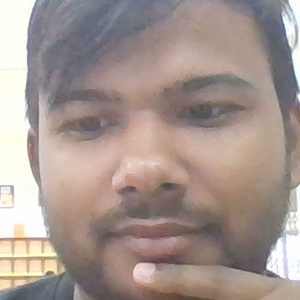
#> input picture backend/data/known_faces/Ashish_Gupta_13.jpg, 300 x 300 px, given in place of the camera
$ python capture_faces.py backend/data/known_faces/Ashish_Gupta_13.jpg backend/data/known_faces/Ashish_Gupta_13.jpg backend/data/known_faces/Ashish_Gupta_13.jpg backend/data/known_faces/Ashish_Gupta_13.jpg   (older library calls are emulated)
#> lines starting #> are read from the running program, lines starting #| are printed output that depends on the picture; after the words box and inside, x2 and y2 are one past the last pixel; in counts of white or black regions, pixels touching at a corner belong together
### camera_utils.py
import cv2
import time
import numpy as np

def get_working_camera(preferred_index=0):
    """
    Attempts to find and return a working OpenCV VideoCapture instance.
    Probes indices 0, 1, 2 across backends CAP_DSHOW, CAP_ANY, CAP_MSMF.
    Returns (cap, active_index, active_backend_name).
    """
#> called with preferred_index = 0
    backends = [
        (cv2.CAP_DSHOW, "DirectShow"),
        (cv2.CAP_ANY, "Auto/ANY"),
        (cv2.CAP_MSMF, "MediaFoundation")
    ]
    indices = [preferred_index] + [i for i in [0, 1, 2] if i != preferred_index]

    for idx in indices:
        for backend_id, name in backends:
            try:
                cap = cv2.VideoCapture(idx, backend_id)
                if cap.isOpened():
                    # Warm up camera briefly
                    time.sleep(0.2)
                    for _ in range(5):
                        ret, frame = cap.read()
                        if ret and frame is not None and frame.size > 0:
                            print(f"[Camera Utils] Successfully connected to Camera Index {idx} using {name}.")
                            return cap, idx, name
#> this loop made 1 pass
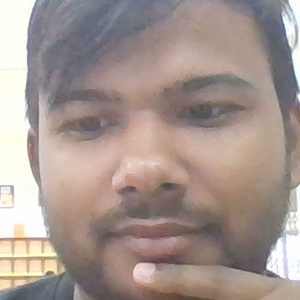
#> input picture backend/data/known_faces/Ashish_Gupta_13.jpg, 300 x 300 px, given in place of the camera
                    cap.release()
            except Exception as e:
                print(f"[Camera Utils] Failed probe on Index {idx} ({name}): {e}")

    print("[Camera Utils] WARNING: No physical camera returned frames.")
    return None, -1, "None"

# [25 lines left out: function create_synthetic_frame, not called in this run]

# [7 lines that do not run on import are left out]

### database.py
import sqlite3
import os
from datetime import datetime

DB_PATH = 'attendance.db'

def get_db_connection():
    """Returns a SQLite database connection with row factory configured."""
    conn = sqlite3.connect(DB_PATH)
    conn.row_factory = sqlite3.Row
    return conn

def init_db():
    """Initializes the database schema if tables do not exist."""
    with get_db_connection() as conn:
        cursor = conn.cursor()

        # Students table
        cursor.execute('''
            CREATE TABLE IF NOT EXISTS students (
                id INTEGER PRIMARY KEY AUTOINCREMENT,
                student_id TEXT UNIQUE NOT NULL,
                name TEXT NOT NULL,
                department TEXT DEFAULT 'General',
                email TEXT DEFAULT '',
                photo_path TEXT DEFAULT '',
                created_at TIMESTAMP DEFAULT CURRENT_TIMESTAMP
            )
        ''')

        # Attendance table
        cursor.execute('''
            CREATE TABLE IF NOT EXISTS attendance (
                id INTEGER PRIMARY KEY AUTOINCREMENT,
                student_id TEXT NOT NULL,
                name TEXT NOT NULL,
                department TEXT DEFAULT 'General',
                date TEXT NOT NULL,
                time TEXT NOT NULL,
                timestamp DATETIME DEFAULT CURRENT_TIMESTAMP,
                status TEXT DEFAULT 'Present',
                confidence REAL DEFAULT 0.0,
                email_sent INTEGER DEFAULT 0
            )
        ''')

        conn.commit()
    print("[Database] SQLite database initialized successfully.")

# --- Student CRUD Functions ---

def add_student(student_id, name, department='General', email='', photo_path=''):
    """Inserts or updates a student record in the database."""
    with get_db_connection() as conn:
        cursor = conn.cursor()
        cursor.execute('''
            INSERT INTO students (student_id, name, department, email, photo_path)
            VALUES (?, ?, ?, ?, ?)
            ON CONFLICT(student_id) DO UPDATE SET
                name=excluded.name,
                department=excluded.department,
                email=excluded.email,
                photo_path=excluded.photo_path
        ''', (str(student_id), name, department, email, photo_path))
        conn.commit()
    return True

# [89 lines left out: functions get_all_students, get_student_by_id, delete_student, add_attendance, get_attendance_logs, delete_attendance_record and 1 more, not called in this run]

# [3 lines that do not run on import are left out]

### capture_faces.py
import cv2
import os
import sys
import time

# Force UTF-8 stdout encoding on Windows to prevent CP1252 charmap encoding errors
if hasattr(sys.stdout, 'reconfigure'):
    try:
        sys.stdout.reconfigure(encoding='utf-8')
    except Exception:
        pass

import database
import camera_utils

KNOWN_FACES_DIR = 'known_faces'

def variance_of_laplacian(img):
    """Measure sharpness/focus of an image. Higher value indicates clearer focus."""
    return cv2.Laplacian(img, cv2.CV_64F).var()

def capture_best_face(student_name, student_id, department='General', email='', target_captures=25):
    """
    Captures webcam frames, evaluates Laplacian sharpness,
    selects the single best face photo, saves to known_faces/Name_ID.jpg,
    and registers student in the SQLite database.
    """
    database.init_db()

    if not os.path.exists(KNOWN_FACES_DIR):
        os.makedirs(KNOWN_FACES_DIR)

    clean_name = student_name.replace(" ", "_")
    output_filename = f"{clean_name}_{student_id}.jpg"
    output_path = os.path.join(KNOWN_FACES_DIR, output_filename)

    print(f"[Capture Engine] Starting capture for {student_name} (ID: {student_id}, Dept: {department})...")

    # Connect to camera via camera_utils
    cap, cam_idx, cam_backend = camera_utils.get_working_camera(preferred_index=0)

    use_synthetic = False
    if not cap:
        print("[Capture Engine] Hardware camera unavailable. Operating in synthetic diagnostics mode.")
        use_synthetic = True
    else:
        cap.set(cv2.CAP_PROP_FRAME_WIDTH, 1280)
        cap.set(cv2.CAP_PROP_FRAME_HEIGHT, 720)

    face_cascade = cv2.CascadeClassifier('haarcascade_frontalface_default.xml')

    best_face = None
    best_score = -1.0
    captured = 0

    time.sleep(0.5)  # Warm-up delay

    while captured < target_captures:
        if not use_synthetic and cap:
            ret, frame = cap.read()
#> frame is the input picture: shape (300, 300, 3); mean B, G, R 143.4, 149.5, 165
            if not ret or frame is None:
                time.sleep(0.1)
                ret, frame = cap.read()
                if not ret or frame is None:
                    print("[Capture Engine] Error grabbing camera frame. Switching to fallback.")
                    use_synthetic = True
                    frame = camera_utils.create_synthetic_frame("Camera Disconnected")
        else:
            frame = camera_utils.create_synthetic_frame("Synthetic Enrollment Feed")
            ret = True

        gray = cv2.cvtColor(frame, cv2.COLOR_BGR2GRAY)
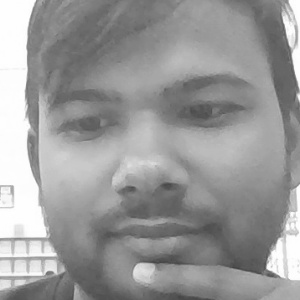
#> gray: shape (300, 300); min 65, max 255, mean 153.5
        faces = face_cascade.detectMultiScale(gray, scaleFactor=1.1, minNeighbors=5, minSize=(80, 80))
#> faces = [[16, 20, 258, 258]]

        for (x, y, w, h) in faces:
            face_crop = frame[y:y+h, x:x+w]
            sharpness = variance_of_laplacian(cv2.cvtColor(face_crop, cv2.COLOR_BGR2GRAY))

            if sharpness > best_score:
                best_score = sharpness
                best_face = face_crop.copy()

            captured += 1
            cv2.rectangle(frame, (x, y), (x+w, y+h), (0, 255, 0), 2)
#> this loop made 1 pass
#> (x, y, w, h, sharpness, best_score, captured) on pass 1: (16, 20, 258, 258, 99.85, 99.85, 1)
#> pass 1, in capture_best_face, `face_crop = frame[y:y+h, x:x+w]`:
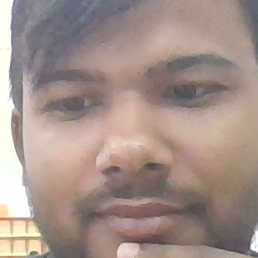
#> face_crop: shape (258, 258, 3); mean B, G, R 137.7, 144.6, 163.3
#> after the loop:
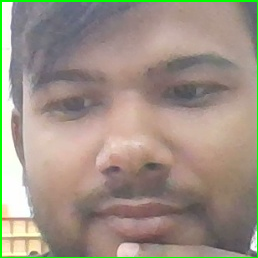
#> face_crop: shape (258, 258, 3); 2.31% of pixels changed, all inside (x1, y1, x2, y2) = (0, 0, 258, 258)
#> after the loop:
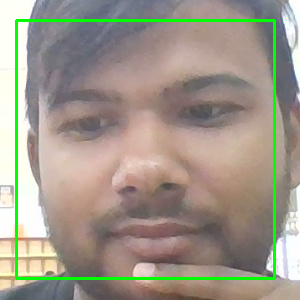
#> frame: shape (300, 300, 3); 3.44% of pixels changed, all inside (x1, y1, x2, y2) = (15, 19, 276, 280)
#> after the loop, best_score = 99.85; captured = 1

        # Draw HUD overlays
        bar_width = int((captured / target_captures) * 300)
#> bar_width = 12
        cv2.rectangle(frame, (30, 30), (330, 60), (40, 40, 40), -1)
        cv2.rectangle(frame, (30, 30), (30 + bar_width, 60), (0, 200, 80), -1)
        cv2.putText(frame, f"Capturing: {captured}/{target_captures}", (30, 85),
                    cv2.FONT_HERSHEY_SIMPLEX, 0.75, (255, 255, 255), 2)
        cv2.putText(frame, f"Sharpness Score: {best_score:.1f}", (30, 115),
                    cv2.FONT_HERSHEY_SIMPLEX, 0.6, (220, 220, 0), 1)
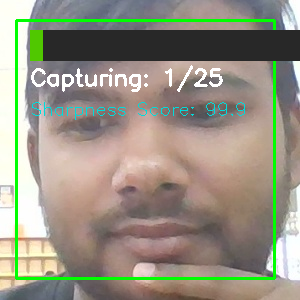
#> frame: shape (300, 300, 3); mean B, G, R 131, 146.3, 150.1

        cv2.imshow('Drishti AI -- Face Enrollment', frame)
        if cv2.waitKey(1) & 0xFF == ord('q'):
#> (key q is pressed here)
            print("[Capture Engine] Capture process cancelled by user.")
            break

        time.sleep(0.08)

    if cap:
        cap.release()
    cv2.destroyAllWindows()

    if best_face is not None:
        best_face_resized = cv2.resize(best_face, (300, 300))
        cv2.imwrite(output_path, best_face_resized)

        database.add_student(
            student_id=student_id,
            name=student_name,
            department=department,
            email=email,
            photo_path=output_path
        )
        print(f"[OK] Registration complete for {student_name}! Saved: {output_path} (Sharpness: {best_score:.1f})")
#| [OK] Registration complete for backend/data/known_faces/Ashish_Gupta_13.jpg! Saved: known_faces/backend/data/known_faces/Ashish_Gupta_13.jpg_backend/data/known_faces/Ashish_Gupta_13.jpg.jpg (Sharpness: 99.9)
        return True
    else:
        # Fallback registration if in synthetic mode
        dummy_img = cv2.resize(frame, (300, 300))
        cv2.imwrite(output_path, dummy_img)
        database.add_student(
            student_id=student_id,
            name=student_name,
            department=department,
            email=email,
            photo_path=output_path
        )
        print(f"[OK] Student {student_name} registered into database.")
        return True

if __name__ == "__main__":
    print("=== Drishti AI -- Student Enrollment ===")
    if len(sys.argv) >= 3:
        s_name = sys.argv[1].strip()
        s_id = sys.argv[2].strip()
        s_dept = sys.argv[3].strip() if len(sys.argv) > 3 else 'General'
        s_email = sys.argv[4].strip() if len(sys.argv) > 4 else ''
    else:
        s_name = input("Enter Student Name: ").strip()
        s_id = input("Enter Student ID: ").strip()
        s_dept = input("Enter Department (optional): ").strip() or 'General'
        s_email = input("Enter Email (optional): ").strip() or ''

    if s_name and s_id:
        capture_best_face(s_name, s_id, s_dept, s_email)
    else:
        print("Error: Name and Student ID are required.")

$ run again, on backend/data/known_faces/Tamannah_15.jpg
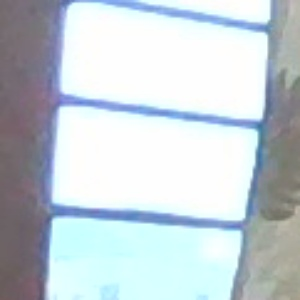
#> input picture backend/data/known_faces/Tamannah_15.jpg, 300 x 300 px, given in place of the camera
#> the loop in get_working_camera, `for _ in range(5):` made 1 pass
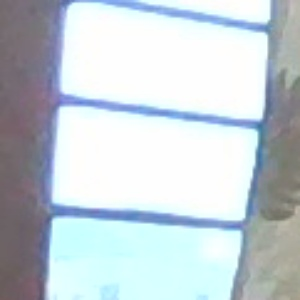
#> input picture backend/data/known_faces/Tamannah_15.jpg, 300 x 300 px, given in place of the camera
#> in capture_best_face, frame is the input picture: shape (300, 300, 3); mean B, G, R 212.5, 206.2, 195.7
#> in capture_best_face, `gray = cv2.cvtColor(frame, cv2.COLOR_BGR2GRAY)`:
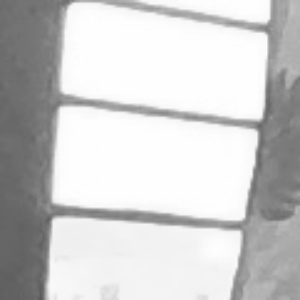
#> gray: shape (300, 300); min 90, max 255, mean 203.8
#> faces = ()
#> after the loop in capture_best_face, `for (x, y, w, h) in faces:`: best_score = -1; captured = 0
#> in capture_best_face, `cv2.putText(frame, f"Sharpness Score: {best_score:.1f}", (30, 115), cv..`:
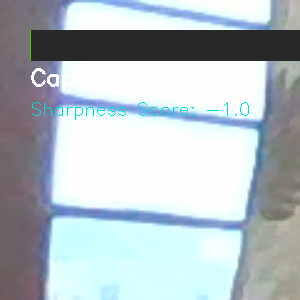
#> frame: shape (300, 300, 3); mean B, G, R 194.9, 189.1, 177.9

$ run again, on backend/data/known_faces/Test_999.jpg
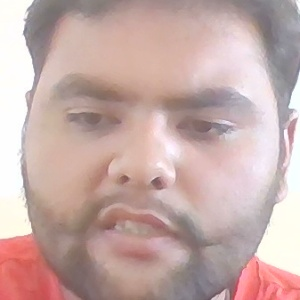
#> input picture backend/data/known_faces/Test_999.jpg, 300 x 300 px, given in place of the camera
#> the loop in get_working_camera, `for _ in range(5):` made 1 pass
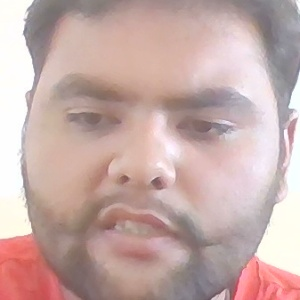
#> input picture backend/data/known_faces/Test_999.jpg, 300 x 300 px, given in place of the camera
#> in capture_best_face, frame is the input picture: shape (300, 300, 3); mean B, G, R 167.8, 171.3, 198.2
#> faces = [[15, 17, 260, 260]]
#> the loop in capture_best_face, `for (x, y, w, h) in faces:` made 1 pass
#> (x, y, w, h, sharpness, best_score, captured) on pass 1: (15, 17, 260, 260, 82.2, 82.2, 1)
#> after the loop in capture_best_face, `for (x, y, w, h) in faces:`:
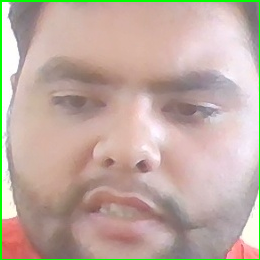
#> face_crop: shape (260, 260, 3); mean B, G, R 162.5, 172.7, 193.2
#> after the loop in capture_best_face, `for (x, y, w, h) in faces:`: best_score = 82.2; captured = 1
#> bar_width = 12
#> in capture_best_face, `cv2.putText(frame, f"Sharpness Score: {best_score:.1f}", (30, 115), cv..`:
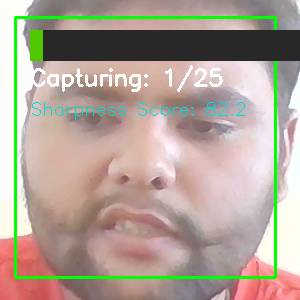
#> frame: shape (300, 300, 3); mean B, G, R 150.9, 163.3, 176.3
#| [OK] Registration complete for backend/data/known_faces/Test_999.jpg! Saved: known_faces/backend/data/known_faces/Test_999.jpg_backend/data/known_faces/Test_999.jpg.jpg (Sharpness: 82.2)
